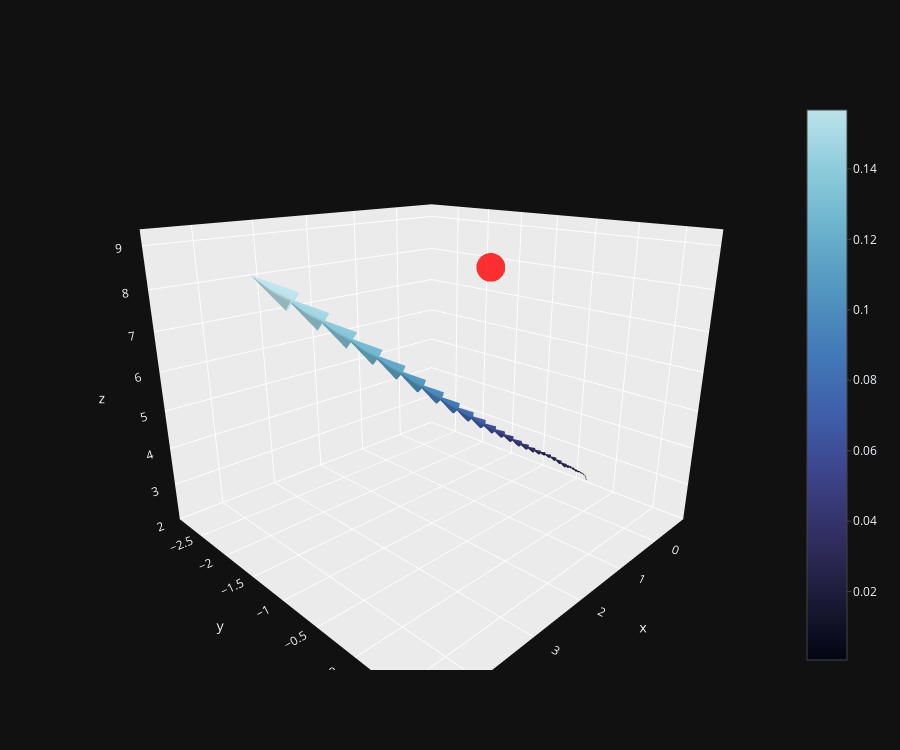

Source (notebook cell):
### Markdown cell above
# Trajectory with vector field

### Code cell
ep_idx = 5
linear_positions = result["linear_position"][ep_idx]
linear_velocities = result["linear_velocity"][ep_idx]
target_vector = result["waypoints"][ep_idx]
plotly_vector_field(linear_positions, linear_velocities, target_vector, size=0.2)
